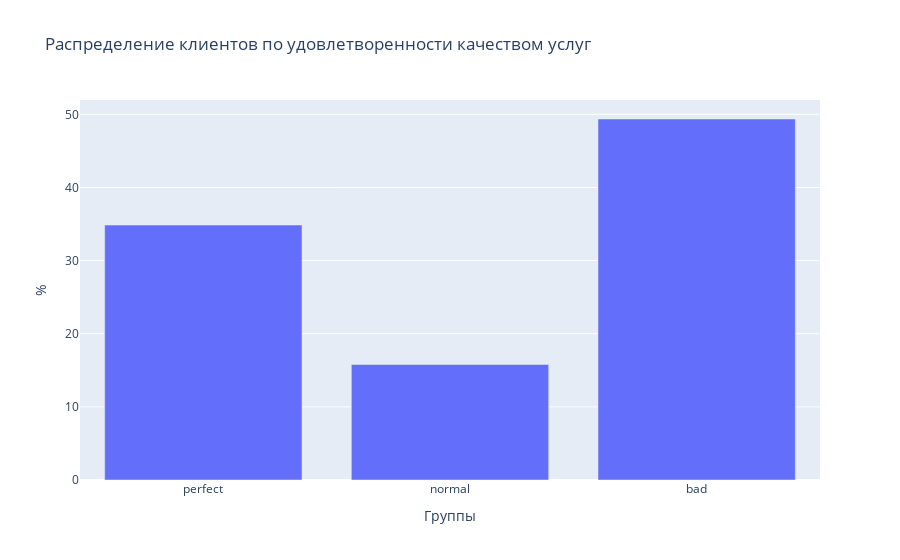

The notebook cell this image was saved under:
### Markdown cell above
В зависимости от оценок, разделю опрошенных на три группы: 
* perfect - всем довольны
* normal поставили оценку 7-8 (выше половины в шкале, но не идеально)
* bad - не довольны (оценка 6 и ниже)

### Code cell
# Доли ответов
# Заполняю цифрами, а не переменными потому что они есть выше на графике Q1 и их удобно смотреть
perfect = round((846+238) / 3110 * 100, 2) # кол-во ответов 10, 9
normal = round((291+200) / 3110 * 100, 2) # кол-во ответов 8, 7
bad = round((3110 - (846+238) - (291+200)) / 3110 * 100, 2) # остальные

print(f'Из участвовавших в опросе Q1 клиентов:\nабсолютно удовлетворено: {perfect}%'
     + f'\nпоставили оценку 7 или 8: {normal}%'
     + f'\nнедовольны: {bad}%')

# Визуализация в виде барчартов
fig = go.Figure()
fig.add_trace(go.Bar(x=['perfect', 'normal', 'bad'],
                     y=[perfect, normal, bad]))
fig.update_layout(title='Распределение клиентов по удовлетворенности качеством услуг', 
                  xaxis_title='Группы',
                  yaxis_title='%')

### Figure 1 — Plotly figure (JSON) as saved in the notebook; plotly's stock layout.template omitted (floating-point values rounded to 4 significant figures)
{"data": [{"type": "bar", "x": ["perfect", "normal", "bad"], "y": [34.86, 15.79, 49.36]}], "layout": {"title": {"text": "Распределение клиентов по удовлетворенности качеством услуг"}, "xaxis": {"title": {"text": "Группы"}}, "yaxis": {"title": {"text": "%"}}}}
